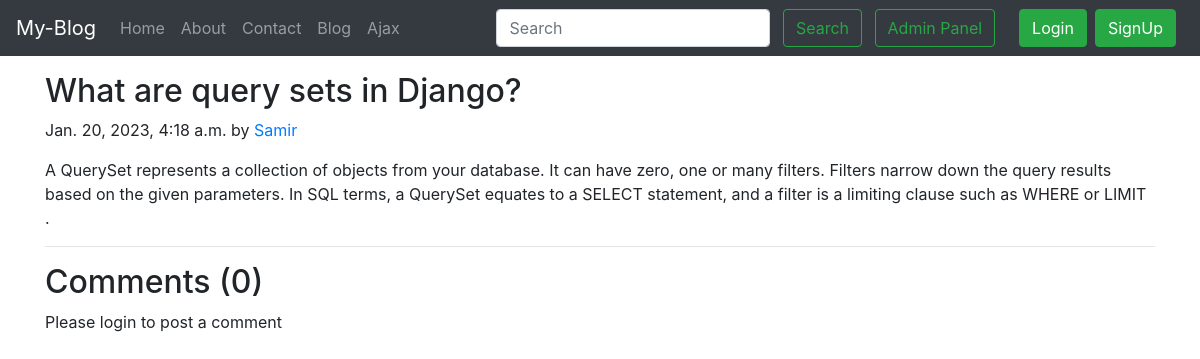
/blog/query sets, run on an earlier commit of the app's database.
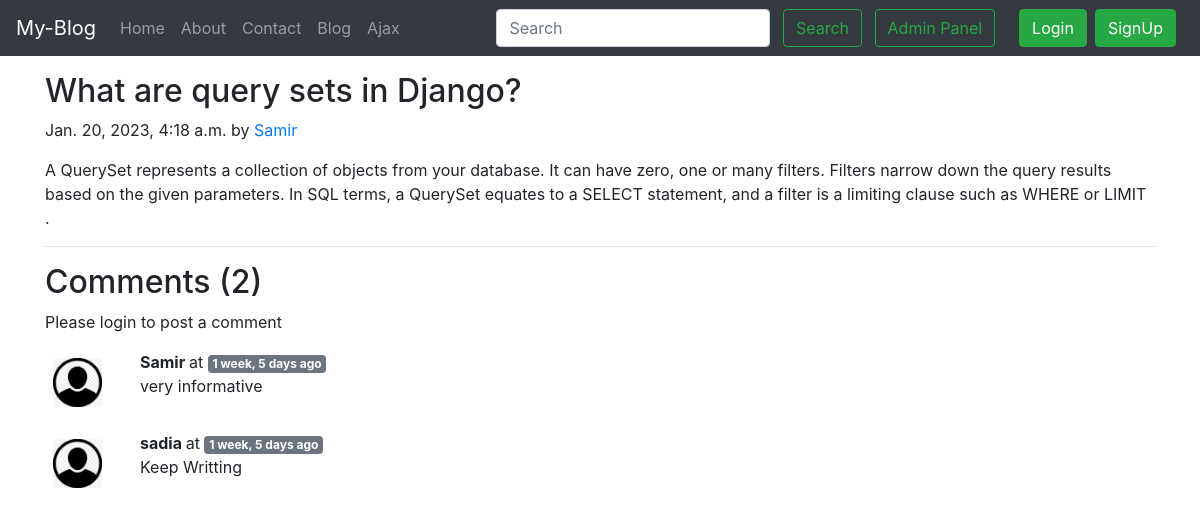
And on a later commit of the database.
### blog/models.py (models this page shows, shortened)
class Post(models.Model):
    sno=models.AutoField(primary_key=True)
    title=models.CharField(max_length=255)
    author=models.CharField(max_length=14)
    slug=models.CharField(max_length=130)
    timeStamp=models.DateTimeField(blank=True)
    content=models.TextField()

class BlogComment(models.Model):
    sno= models.AutoField(primary_key=True)
    comment=models.TextField()
    user=models.ForeignKey(User, on_delete=models.CASCADE)
    post=models.ForeignKey(Post, on_delete=models.CASCADE)
    parent=models.ForeignKey('self',on_delete=models.CASCADE, null=True )
    timestamp= models.DateTimeField(default=now)

### blog/views.py (the view)
# urls.py: path('<str:slug>', views.blogPost,name='blogPost'),
def blogPost(request, slug):
    post=Post.objects.filter(slug=slug).first()
    comments= BlogComment.objects.filter(post=post)
    context={'post':post, 'comments': comments, 'user': request.user}
    return render(request, "blog/blogPost.html", context)

### templates/blog/blogPost.html (shortened to what this page needs)
{% extends 'base.html' %}
{% block body %}
{% load humanize %}
<div class="container my-3">
    <h2 class="blog-post-title">{{post.title}}</h2>
    <p class="blog-post-meta">{{post.timeStamp}} by <a href="/about">{{post.author}}</a></p>
    <p>{{post.content}}</p>
    <hr>
</div>
<div class="container">
  <h2> Comments ({{comments.count}})</h2>
    <div class="my-2">
      {% if user.is_authenticated %}
      <form action="/blog/postComment" method="post">
          {% csrf_token %}
          <div class="form-group">
              <label for="exampleInputEmail1">Post Comment </label>
              <input type="text" class="form-control" name="comment" placeholder="Enter comment here">
          </div>
          <input type="hidden" name="postSno" value="{{post.sno}}">
          <button type="submit" class="btn btn-primary">Submit</button>
      </form>
      {% else %}
      Please login to post a comment
      {% endif %}
    {% for comment in comments %}
    <div class="row my-3">
        <div class="col-md-1  ">
        <img class="rounded mx-auto d-block w-100 p-2" src="/static/images/user.png"  alt="user">
        </div>
        <div class="col-md-11 ">
        <b> {{comment.user.username}} </b> at <span class='badge badge-secondary'>{{comment.timestamp |naturaltime}} </span>
        <div>   {{comment.comment}} </div>
    </div>
    </div>
    {% endfor %}
</div>
{% endblock %}

### templates/base.html (shortened to what this page needs)
<!doctype html>
<html lang="en">
  <head>
    <link rel="stylesheet" href="https://stackpath.bootstrapcdn.com/bootstrap/4.5.2/css/bootstrap.min.css">
  </head>
  <body>
    <nav class="navbar navbar-expand-lg navbar-dark bg-dark">
        <a class="navbar-brand" href="/">My-Blog</a>
        <div class="collapse navbar-collapse" id="navbarSupportedContent">
          <ul class="navbar-nav mr-auto">
            <li class="nav-item {% block homeactive %}  {% endblock homeactive %}">
              <a class="nav-link" href="/">Home <span class="sr-only">(current)</span></a>
            </li>
            <li class="nav-item {% block aboutactive %}  {% endblock aboutactive %}" >
              <a class="nav-link" href="/about">About</a>
            </li>
            <li class="nav-item {% block contactactive %}  {% endblock contactactive %} ">
              <a class="nav-link" href="/contact">Contact</a>
            </li>
            <li class="nav-item {% block blogactive %}  {% endblock blogactive %} ">
              <a class="nav-link" href="/blog">Blog</a>
            </li>
            <li class="nav-item ">
              <a class="nav-link" href="/ajax">Ajax</a>
            </li>
          </ul>
          <div class="ml-auto form-inline ">
          <form method="get" action="/search"class="my-2 my-lg-0 mx-3">
            <input class="form-control mr-sm-2" type="search" placeholder="Search" aria-label="Search" name="query" id="query">
            <button class="btn btn-outline-success my-2 my-sm-0 " type="submit">Search</button>
            <a href="/admin" role="button" target="_blank" class="btn btn-outline-success m-2 my-sm-0"> Admin Panel </a>
          </form>
{% if user.is_authenticated %}
<ul class="navbar-nav mr-2">
<li class="nav-item dropdown">
<a class="nav-link dropdown-toggle" href='#' id="navbarDropdown" role="button" data-toggle="dropdown"> Welcome {{request.user}}</a>
<div class="dropdown-menu" aria-labelledby="navbarDropdown">
          <a class="dropdown-item" href="/logout">Logout</a>
        </div>
      </li>
      </ul>
      </div>
{% else %}
<button type="button" class="btn btn-success mr-2" data-toggle="modal" data-target="#loginModal">
Login
</button>
<button type="button" class="btn btn-success mr-2" data-toggle="modal" data-target="#signupModal">
SignUp
</button>
{% endif %}
        </div>
      </nav>
      {% block body %}  {% endblock body %}
  </body>
</html>

What changed in the data, as far as the page shows it:
added BlogComment: user.username "Samir", timestamp "1 week, 5 days ago", comment "very informative"
added BlogComment: user.username "sadia", timestamp "1 week, 5 days ago", comment "Keep Writting"
Also different on the page:
{{ comments.count }}: "0" → "2"
